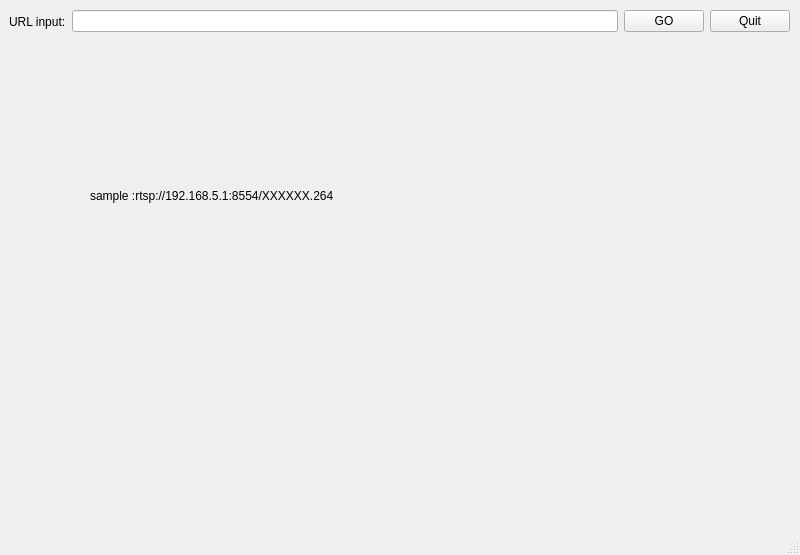
<?xml version="1.0" encoding="UTF-8"?>
<ui version="4.0">
 <class>MainWindow</class>
 <widget class="QMainWindow" name="MainWindow">
  <property name="geometry">
   <rect>
    <x>0</x>
    <y>0</y>
    <width>800</width>
    <height>555</height>
   </rect>
  </property>
  <property name="windowTitle">
   <string>MainWindow</string>
  </property>
  <widget class="QWidget" name="centralwidget">
   <widget class="QLabel" name="label_2">
    <property name="geometry">
     <rect>
      <x>90</x>
      <y>140</y>
      <width>541</width>
      <height>111</height>
     </rect>
    </property>
    <property name="text">
     <string>sample :rtsp://192.168.5.1:8554/XXXXXX.264</string>
    </property>
   </widget>
   <widget class="QWidget" name="layoutWidget">
    <property name="geometry">
     <rect>
      <x>9</x>
      <y>9</y>
      <width>781</width>
      <height>25</height>
     </rect>
    </property>
    <layout class="QHBoxLayout" name="horizontalLayout">
     <item>
      <widget class="QLabel" name="label">
       <property name="text">
        <string>URL input:</string>
       </property>
      </widget>
     </item>
     <item>
      <widget class="QLineEdit" name="lineEdit"/>
     </item>
     <item>
      <widget class="QPushButton" name="pushButton">
       <property name="text">
        <string>GO</string>
       </property>
      </widget>
     </item>
     <item>
      <widget class="QPushButton" name="pushButton_2">
       <property name="text">
        <string>Quit</string>
       </property>
      </widget>
     </item>
    </layout>
   </widget>
  </widget>
  <widget class="QMenuBar" name="menubar">
   <property name="geometry">
    <rect>
     <x>0</x>
     <y>0</y>
     <width>800</width>
     <height>19</height>
    </rect>
   </property>
  </widget>
  <widget class="QStatusBar" name="statusbar"/>
 </widget>
 <resources/>
 <connections/>
</ui>
